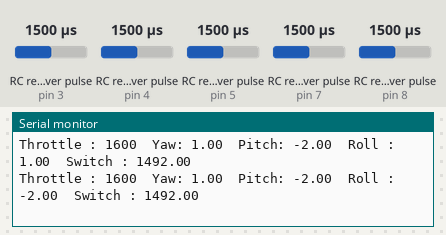
The sketch below on a simulated Arduino Uno, built with avr-gcc and run on an emulated ATmega328P. Shown: the last lines printed to the serial monitor. Wiring (inferred from the names in the program): 5 × RC receiver channel: data pin 3 / data pin 4 / data pin 5 / data pin 7 / data pin 8. The test bench sets the inputs (shaded band); at power-on: RC receiver pulse (sensors on pin 3, pin 4, pin 5, pin 7, pin 8) 1500 µs.

Above: at 1.2 s.
1.3 s: RC receiver pulse (sensor on pin 3) set to 1980 µs
At 2.3 s:
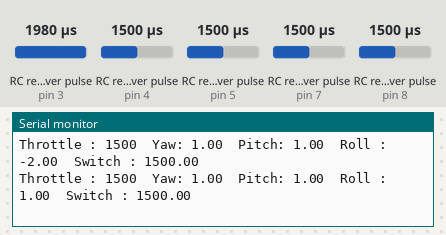
4.3 s: RC receiver pulse (sensor on pin 4) set to 1750 µs
At 5.0 s:
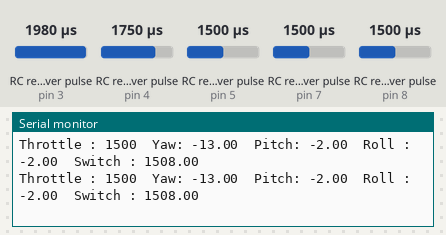
7.3 s: RC receiver pulse (sensor on pin 5) set to 1020 µs
At 8.3 s:
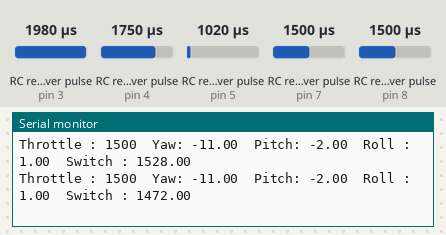
10.3 s: RC receiver pulse (sensor on pin 7) set to 1020 µs
At 11.4 s:
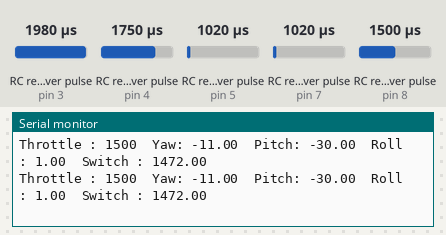
13.3 s: RC receiver pulse (sensor on pin 4) set to 1020 µs
At 13.8 s:
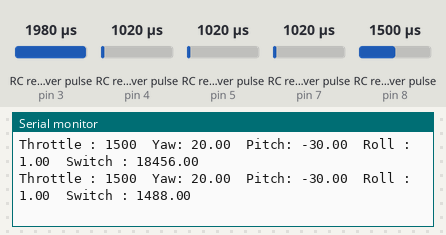
Timing chart, 0 to 15.3 s (numbered marks = the images above; inputs shaded):
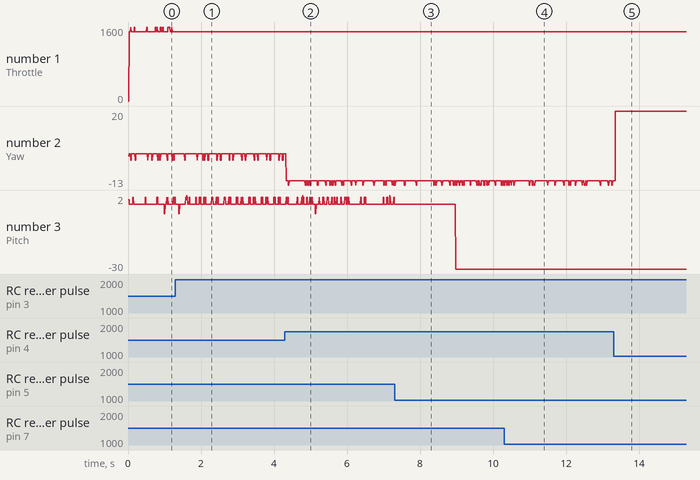

The sketch:

rc-map.ino
```cpp
#include <PinChangeInt.h>

#define CH_1 3   // Throttle
#define CH_2 4   // Yaw
#define CH_3 5    //Pitch
#define CH_4 7   //Roll
#define CH_5 8  //Switching

#define ROUNDING_BASE 50

#define ESC_MIN 800
#define ESC_MAX 2200
#define ESC_TAKEOFF_OFFSET 900
#define ESC_ARM_DELAY 5000


#define CH_1_HIGH 1800
#define CH_1_LOW 1100
#define CH_2_HIGH 1050
#define CH_2_LOW 1900
#define CH_3_HIGH 1900
#define CH_3_LOW 1050
#define CH_4_HIGH 1050
#define CH_4_LOW 1900

#define PITCH_MIN_ANG -30
#define PITCH_MAX_ANG 30
#define ROLL_MIN_ANG -30
#define ROLL_MAX_ANG 30
#define YAW_MIN_ANG -20
#define YAW_MAX_ANG 20

boolean interruptLock = false;


float ch1, ch2, ch3, ch4, ch5;
float rc_yaw, rc_pitch, rc_roll, rc_yaw_pre, rc_pitch_pre, rc_roll_pre;
int throttle, throttle_pre;

unsigned long chLastChange1 = micros();
unsigned long chLastChange2 = micros();
unsigned long chLastChange3 = micros();
unsigned long chLastChange4 = micros();
unsigned long chLastChange5 = micros();

void setup()
{
  Serial.begin(115200);
  initRC();
}

void loop()
{

  ch1 = int(ch1/ROUNDING_BASE)*ROUNDING_BASE;
  throttle = map(ch1, CH_1_LOW, CH_1_HIGH, ESC_MIN, ESC_MAX);

   ch2 = int(ch2/ROUNDING_BASE)*ROUNDING_BASE;
   ch3 = int(ch3/ROUNDING_BASE)*ROUNDING_BASE;
   ch4 = int(ch4/ROUNDING_BASE)*ROUNDING_BASE;


   rc_yaw = map(ch2, CH_2_LOW, CH_2_HIGH, YAW_MIN_ANG, YAW_MAX_ANG) ;
   rc_pitch = map(ch3, CH_3_LOW, CH_3_HIGH, PITCH_MIN_ANG, PITCH_MAX_ANG) ;
   rc_roll = map(ch4, CH_4_LOW, CH_4_HIGH, ROLL_MIN_ANG, ROLL_MAX_ANG) ;

  if((throttle < ESC_MIN) || (throttle > ESC_MAX))
  {
    throttle = throttle_pre;
  }
  if((rc_yaw < YAW_MIN_ANG) || (rc_yaw > YAW_MAX_ANG))
  {
    rc_yaw = rc_yaw_pre;
   }
  if((rc_pitch < PITCH_MIN_ANG) || (rc_pitch > PITCH_MAX_ANG))
  {
    rc_pitch = rc_pitch_pre;
   }
   if((rc_roll < ROLL_MIN_ANG) || (rc_roll > ROLL_MAX_ANG))
   {
     rc_roll = rc_roll_pre;
   }

   throttle_pre = throttle;
   rc_yaw_pre = rc_yaw;
   rc_pitch_pre = rc_pitch;
   rc_roll_pre = rc_roll;


  Serial.print("Throttle : ");
  Serial.print(throttle);
  Serial.print("\t");
  Serial.print("Yaw: ");
  Serial.print(rc_yaw);
  Serial.print("\t");
  Serial.print("Pitch: ");
  Serial.print(rc_pitch);
  Serial.print("\t");
  Serial.print("Roll : ");
  Serial.print(rc_roll);
  Serial.print("\t");
  Serial.print("Switch : ");
  Serial.print(ch5);
  Serial.println("\t");

}

inline void initRC()
{
  PCintPort::attachInterrupt(CH_1, chInterrupt1, CHANGE);
  PCintPort::attachInterrupt(CH_2, chInterrupt2, CHANGE);
  PCintPort::attachInterrupt(CH_3, chInterrupt3, CHANGE);
  PCintPort::attachInterrupt(CH_4, chInterrupt4, CHANGE);
  PCintPort::attachInterrupt(CH_5, chInterrupt5, CHANGE);
}

inline void chInterrupt1()
{
   if(!interruptLock) ch1 = micros() - chLastChange1;
   chLastChange1 = micros();
}

inline void chInterrupt2()
{
   if(!interruptLock) ch2 = micros() - chLastChange2;
   chLastChange2 = micros();
}

inline void chInterrupt3()
{
   if(!interruptLock) ch3 = micros() - chLastChange3;
   chLastChange3 = micros();
}

inline void chInterrupt4()
{
   if(!interruptLock) ch4 = micros() - chLastChange4;
   chLastChange4 = micros();
}

inline void chInterrupt5()
{
   if(!interruptLock) ch5 = micros() - chLastChange5;
   chLastChange5 = micros();
}
inline void acquireLock(){
  interruptLock = true;
}

inline void releaseLock(){
  interruptLock = false;
}
```

Measured:
- after the input at 4.3 s, the serial monitor: prints a new line at once (image 2)
- after the input at 7.3 s, the serial monitor: prints a new line after 0.18 s (image 3)
- after the input at 13.3 s, the serial monitor: prints a new line after 0.05 s (image 5)
- plotted number 2: 1 → -11 after the input at 4.3 s, -11 → 20 after the input at 13.3 s
- plotted number 3: -2 → -30 after the input at 7.3 s
